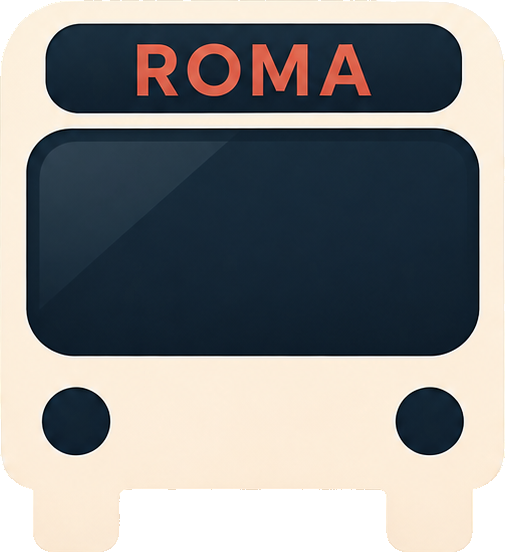
#> input picture grafica/bus.png, 505 x 552 px, given in place of logo.png, which was not available
$ python genera-icone.py
#> lines starting #> are read from the running program, lines starting #| are printed output that depends on the picture; after the words box and inside, x2 and y2 are one past the last pixel; in counts of white or black regions, pixels touching at a corner belong together; pictures that were not available may be replaced by others from this repository, and a replacement may not be noted
#> in main, logo is the input picture: PIL image 505x552 RGBA; mean R, G, B, A 117.8, 117.7, 116.9, 230.8
#!/usr/bin/env python3
"""
Genera icona del launcher e icona dello splash partendo da logo.png.

Si esegue a mano, non fa parte della build: gli asset generati sono
versionati. Rigenerarli a ogni compilazione avrebbe significato mettere
Python e Pillow fra i requisiti per compilare l'app.

    python3 grafica/genera-icone.py

PERCHE' NON L'ILLUSTRAZIONE INTERA. Il logo e' una scena larga: bus,
Colosseo, pini, sole, strada. Sullo splash si vede a 192dp e funziona.
Sul launcher si vede a 48dp, e a quella dimensione alberi e archi
diventano poltiglia. Provate tutte le varianti su un provino, l'unica
leggibile a 48dp e' il muso del bus da solo: e' una forma sola, con una
sagoma riconoscibile e il contrasto crema-su-rosso.

PERCHE' IL FONDO PIENO E NON UN DISCO. La versione con un disco rosso
dentro un fondo navy era la piu' bella sul cerchio, ma la maschera del
launcher la decide il telefono: su un quadrato con angoli arrotondati
quell'anello navy diventa una cornice di spessore variabile, e sembra un
errore. Un fondo pieno e' corretto con qualunque maschera.
"""
from PIL import Image, ImageDraw
import numpy as np
import pathlib

RADICE = pathlib.Path(__file__).resolve().parent.parent
RES = RADICE / "app/src/main/res"
GRAFICA = RADICE / "grafica"

# Porpora istituzionale: Pantone 202 C dello stemma di Roma, cioe' brand500
# della palette chiara. Deve restare uguale a sfondo_icona in
# res/values/colori.xml, altrimenti il disco dello splash e il fondo
# dell'icona sono di due rossi diversi.
PORPORA = (0x8E, 0x00, 0x1C, 255)

# Densita' e fattore rispetto a mdpi.
DENSITA = {"mdpi": 1, "hdpi": 1.5, "xhdpi": 2, "xxhdpi": 3, "xxxhdpi": 4}


def riempi(consentito, semi):
    """Flood fill: dilatazione ristretta alla maschera fino a convergenza."""
    vis = np.zeros_like(consentito)
    for y, x in semi:
        vis[y, x] = consentito[y, x]
    for _ in range(4000):
        n = vis.copy()
        n[1:, :] |= vis[:-1, :]
        n[:-1, :] |= vis[1:, :]
        n[:, 1:] |= vis[:, :-1]
        n[:, :-1] |= vis[:, 1:]
        n &= consentito
        if n.sum() == vis.sum():
            return vis
        vis = n
    return vis


def estrai_bus(logo):
    """
    Isola il muso del bus dalla scena.

    Un ritaglio rettangolare si porta sempre dietro schegge di Colosseo e di
    strada, che a dimensione grande si vedono come artefatti sul bordo. Quindi
    si segmenta: la carrozzeria e' la regione crema connessa piu' grande, e i
    buchi interni (parabrezza, indicatore di destinazione, fari) appartengono
    al bus e si ritrovano riempiendo il complemento dal bordo dell'immagine.

    Restituisce (bus a colori, sagoma della sola carrozzeria). La seconda
    serve all'icona monocromatica: e' il bus con i vetri ritagliati, che come
    glifo si legge, mentre la sagoma piena sarebbe una macchia.
    """
    a = np.array(logo)
    r, g, b, al = (a[..., i].astype(int) for i in range(4))
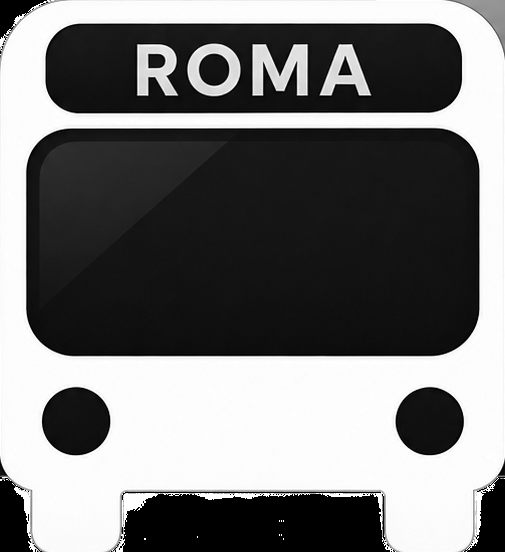
#> r: shape (552, 505) int64; min 0, max 255, mean 117.8
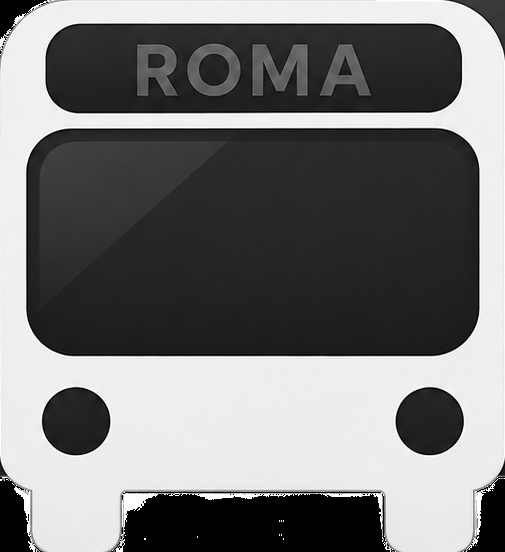
#> g: shape (552, 505) int64; min 0, max 255, mean 117.7
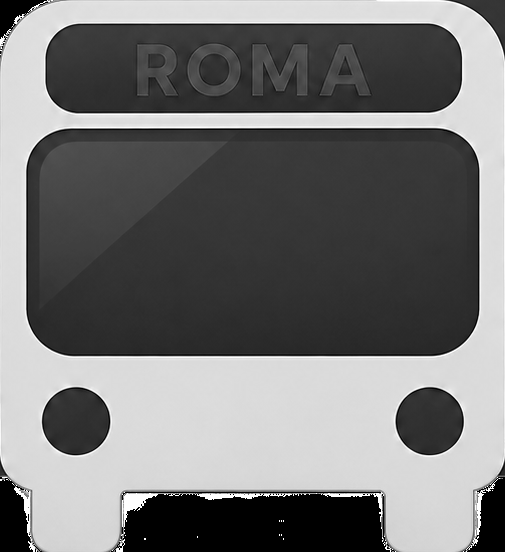
#> b: shape (552, 505) int64; min 0, max 255, mean 116.9
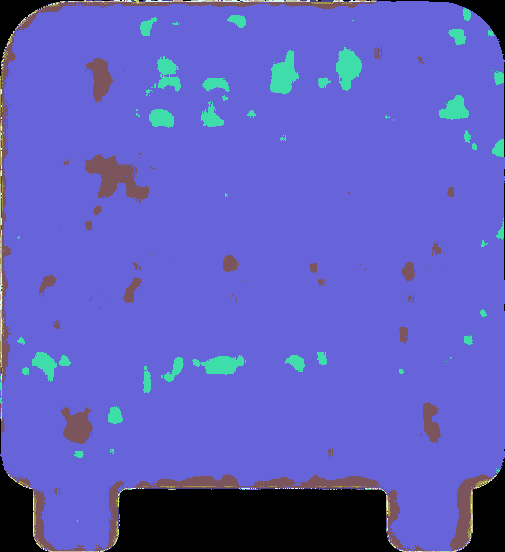
#> al: shape (552, 505) int64; 15 distinct labels, from 0 to 255; one colour per label, 0 black
    crema = (al > 200) & (r > 235) & (g > 215) & (b > 185) & (b < 240)
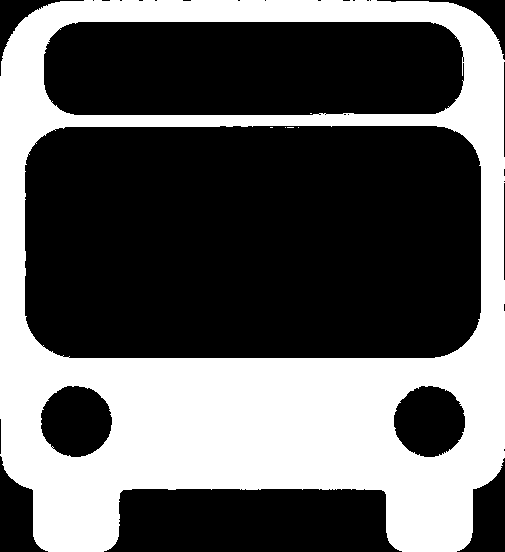
#> crema: shape (552, 505) bool; 37.8% white; 6 white regions (5 under 20 px), largest, box (x1, y1, x2, y2) and area: (0, 0, 505, 552) 105299

    # Seme dentro la carrozzeria, sopra l'indicatore di destinazione.
    carrozzeria = riempi(crema, [(425, 600)])
#> after the loop in riempi, `for y, x in semi:`: vis: shape (552, 505) bool; every value is 0
    if carrozzeria.sum() < 10_000:
        raise SystemExit("carrozzeria non trovata: il logo e' cambiato, "
                         "ricontrolla seme e soglie del crema")

    h, w = carrozzeria.shape
    bordo = ([(0, x) for x in range(0, w, 7)] + [(h - 1, x) for x in range(0, w, 7)]
             + [(y, 0) for y in range(0, h, 7)] + [(y, w - 1) for y in range(0, h, 7)])
    fuori = riempi(~carrozzeria, bordo)
    sagoma = carrozzeria | (~carrozzeria & ~fuori)

    colori = a.copy()
    colori[..., 3] = np.where(sagoma, colori[..., 3], 0)
    bus = Image.fromarray(colori)
    taglio = bus.getbbox()

    mono = np.zeros_like(a)
    mono[..., :3] = 255
    mono[..., 3] = np.where(carrozzeria, 255, 0)

    return bus.crop(taglio), Image.fromarray(mono).crop(taglio)


def su_tela(soggetto, lato, frazione, sfondo=None, disco=None):
    """Centra il soggetto su una tela quadrata, alto `frazione` del lato."""
    t = Image.new("RGBA", (lato, lato), sfondo or (0, 0, 0, 0))
    if disco:
        raggio, centro = lato * disco[0] / 2, lato / 2
        ImageDraw.Draw(t).ellipse(
            [centro - raggio, centro - raggio, centro + raggio, centro + raggio],
            fill=disco[1])
    h = max(1, round(lato * frazione))
    l = max(1, round(soggetto.width * h / soggetto.height))
    t.alpha_composite(soggetto.resize((l, h), Image.LANCZOS),
                      ((lato - l) // 2, (lato - h) // 2))
    return t


def scrivi(img, percorso):
    percorso.parent.mkdir(parents=True, exist_ok=True)
    img.save(percorso, optimize=True)
    print(f"  {percorso.relative_to(RADICE)}  {img.size[0]}x{img.size[1]}")


def main():
    logo = Image.open(RADICE / "logo.png").convert("RGBA")
    bus, mono = estrai_bus(logo)
    scrivi(bus, GRAFICA / "bus.png")

    # ---- ICONA DEL LAUNCHER (adaptive icon) ----------------------------
    # La tela di un livello e' 108dp, ma la maschera puo' mangiare tutto
    # fuori dai 72dp centrali e garantisce solo il cerchio da 66dp. Il bus
    # e' alto 0.58 del riquadro visibile, cioe' 0.58 * 72/108 della tela:
    # la sua diagonale resta dentro i 66dp anche con la maschera piu'
    # aggressiva.
    print("icona launcher:")
    for nome, f in DENSITA.items():
        lato = round(108 * f)
        scrivi(su_tela(bus, lato, 0.58 * 72 / 108),
               RES / f"mipmap-{nome}/ic_launcher_foreground.png")
        scrivi(su_tela(mono, lato, 0.58 * 72 / 108),
               RES / f"mipmap-{nome}/ic_launcher_monochrome.png")

    # ---- ICONA DELLO SPLASH --------------------------------------------
    # Tela 288dp con il contenuto nei 192dp centrali: e' la geometria che
    # l'API dello splash si aspetta, e il cerchio rosso disegnato dentro il
    # PNG coincide con l'area che il sistema ritaglia. Disegnarlo qui invece
    # di usare windowSplashScreenIconBackgroundColor da' lo stesso risultato
    # su tutte le versioni di Android, incluse quelle servite dalla
    # libreria di compatibilita'.
    print("icona splash:")
    for nome, f in DENSITA.items():
        lato = round(288 * f)
        scrivi(su_tela(bus, lato, 0.58 * 192 / 288, disco=(192 / 288, PORPORA)),
               RES / f"drawable-{nome}/ic_splash.png")

    # ---- ICONA PER IL PLAY STORE ---------------------------------------
    # 512x512, senza trasparenza e senza maschera: la applica il negozio.
    print("play store:")
    scrivi(su_tela(bus, 512, 0.58 * 0.667, sfondo=PORPORA).convert("RGB"),
           GRAFICA / "icona-play-512.png")


if __name__ == "__main__":
#> (the run stopped early here; a loop or call above may not have finished)
